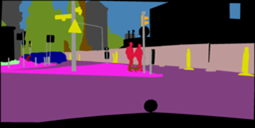
%> input picture evaluation/GDL/input.png, 255 x 128 px
$ octave GDL.m   (GNU Octave 9; MATLAB toolbox functions it lacks are replaced by stand-ins)
%> lines starting %> are read from the running program, lines starting %| are printed output that depends on the picture; long printed decimals are rounded
clc; clear;
%% load images
origin = imread('input.png');
%> origin is the input picture: size 128x255x3 uint8; mean R, G, B 98.4, 67.9, 90.5
cyclegan_0 = imread('cyclegan_0.png');
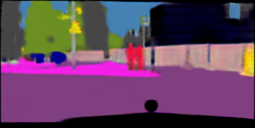
%> input picture evaluation/GDL/cyclegan_0.png, 255 x 128 px
%> cyclegan_0 is the input picture: size 128x255x3 uint8; mean R, G, B 100.6, 67.5, 95.6
cyclegan_5 = imread('cyclegan_5.png');
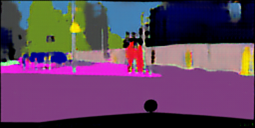
%> input picture evaluation/GDL/cyclegan_5.png, 255 x 128 px
%> cyclegan_5 is the input picture: size 128x255x3 uint8; mean R, G, B 97.4, 68.1, 96.1
bayes_0 = imread('bayes_0.png');
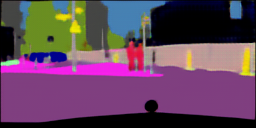
%> input picture evaluation/GDL/bayes_0.png, 256 x 128 px
%> bayes_0 is the input picture: size 128x256x3 uint8; mean R, G, B 100, 69.5, 93.6
bayes_5 = imread('bayes_5.png');
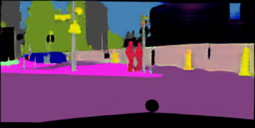
%> input picture evaluation/GDL/bayes_5.png, 255 x 128 px
%> bayes_5 is the input picture: size 128x255x3 uint8; mean R, G, B 98.2, 68.8, 90.7

%% claculate GDL
alpha = 1;
origin = int16(origin);
%> origin: size 128x255x3 int16
cyclegan_0 = int16(cyclegan_0);
%> cyclegan_0: size 128x255x3 int16
cyclegan_5 = int16(cyclegan_5);
%> cyclegan_5: size 128x255x3 int16
bayes_0 = int16(bayes_0);
%> bayes_0: size 128x256x3 int16
bayes_5 = int16(bayes_5);
%> bayes_5: size 128x255x3 int16
origin_diff_row = abs(origin(2:128, 2:255, :) - origin(1:127, 2:255, :));
origin_diff_column = abs(origin(2:128, 2:255, :) - origin(2:128, 1:254, :));
cyclegan_0_diff_row = abs(cyclegan_0(2:128, 2:255, :) - cyclegan_0(1:127, 2:255, :));
cyclegan_0_diff_column = abs(cyclegan_0(2:128, 2:255, :) - cyclegan_0(2:128, 1:254, :));
cyclegan_5_diff_row = abs(cyclegan_5(2:128, 2:255, :) - cyclegan_5(1:127, 2:255, :));
cyclegan_5_diff_column = abs(cyclegan_5(2:128, 2:255, :) - cyclegan_5(2:128, 1:254, :));
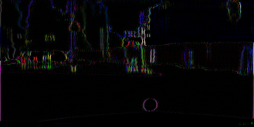
%> cyclegan_5_diff_column: size 127x254x3 int16; mean R, G, B 5.2, 4.9, 6.1
bayes_0_diff_row = abs(bayes_0(2:128, 2:255, :) - bayes_0(1:127, 2:255, :));
bayes_0_diff_column = abs(bayes_0(2:128, 2:255, :) - bayes_0(2:128, 1:254, :));
bayes_5_diff_row = abs(bayes_5(2:128, 2:255, :) - bayes_5(1:127, 2:255, :));
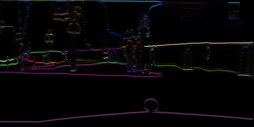
%> bayes_5_diff_row: size 127x254x3 int16; mean R, G, B 6.6, 5.3, 6.6
bayes_5_diff_column = abs(bayes_5(2:128, 2:255, :) - bayes_5(2:128, 1:254, :));
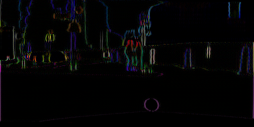
%> bayes_5_diff_column: size 127x254x3 int16; mean R, G, B 4.5, 4.5, 5.2
gdl_cyclegan_0 = sum(sum((abs(origin_diff_row - cyclegan_0_diff_row)).^alpha + (abs(origin_diff_column - cyclegan_0_diff_column)).^alpha));
%> gdl_cyclegan_0 = [241171 236265 298446]
gdl_cyclegan_5 = sum(sum((abs(origin_diff_row - cyclegan_5_diff_row)).^alpha + (abs(origin_diff_column - cyclegan_5_diff_column)).^alpha));
%> gdl_cyclegan_5 = [263076 279518 329810]
gdl_bayes_0 = sum(sum((abs(origin_diff_row - bayes_0_diff_row)).^alpha + (abs(origin_diff_column - bayes_0_diff_column)).^alpha));
%> gdl_bayes_0 = [244564 233664 285460]
gdl_bayes_5 = sum(sum((abs(origin_diff_row - bayes_5_diff_row)).^alpha + (abs(origin_diff_column - bayes_5_diff_column)).^alpha));
%> gdl_bayes_5 = [214581 207281 227969]

fprintf('gdl of cyclegan_0: %f \n', gdl_cyclegan_0 / 127 / 254);
%| gdl of cyclegan_0: 7.476
%| gdl of cyclegan_0: 7.324
%| gdl of cyclegan_0: 9.252
fprintf('gdl of cyclegan_5: %f \n', gdl_cyclegan_5 / 127 / 254);
%| gdl of cyclegan_5: 8.155
%| gdl of cyclegan_5: 8.665
%| gdl of cyclegan_5: 10.224
fprintf('gdl of bayes_0: %f \n', gdl_bayes_0 / 127 / 254);
%| gdl of bayes_0: 7.581
%| gdl of bayes_0: 7.244
%| gdl of bayes_0: 8.849
fprintf('gdl of bayes_5: %f \n', gdl_bayes_5 / 127 / 254);
%| gdl of bayes_5: 6.652
%| gdl of bayes_5: 6.426
%| gdl of bayes_5: 7.067
